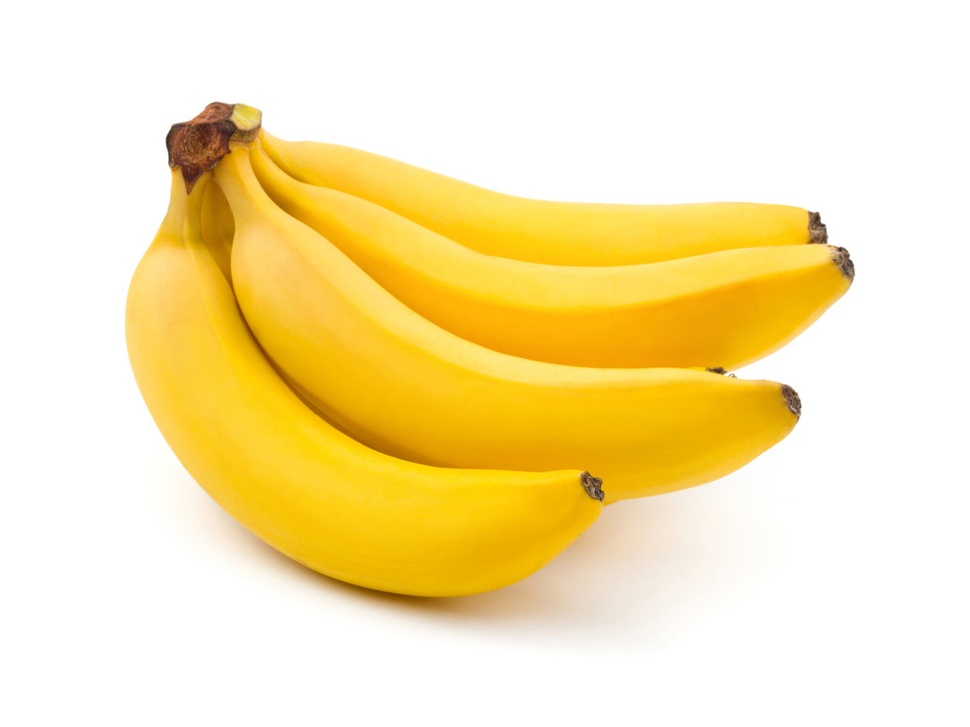
#> input picture imagenProceso/bananos.jpg, 970 x 727 px, shrunk from 1200 x 900 before the run
$ jupyter execute introduccionImagenJupyter.ipynb
#> lines starting #> are read from the running program, lines starting #| are printed output that depends on the picture; after the words box and inside, x2 and y2 are one past the last pixel; in counts of white or black regions, pixels touching at a corner belong together
[cell 1]
import numpy as np
import cv2
import matplotlib.pyplot as plt

[cell 2]
img =cv2.imread('imagenProceso/bananos.jpg')
#> img is the input picture: shape (727, 970, 3); mean B, G, R 178.6, 231.4, 249.4
img2='imagenProceso/bananos.jpg'
img3='https://www.hogarmania.com/archivos/202006/clasificacion-peces-dieta-1280x720x80xX.jpg'
img4=cv2.imread(img3)
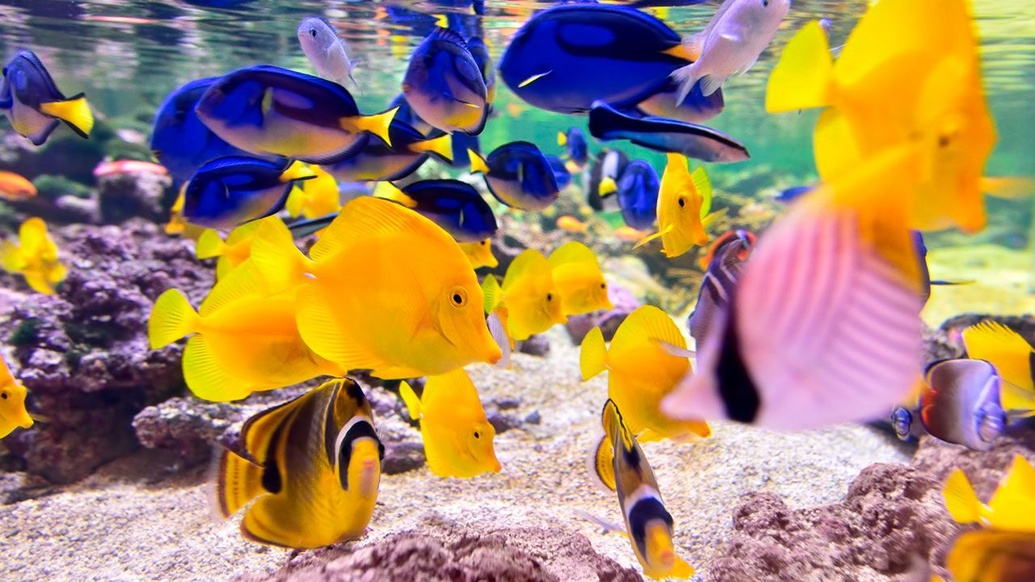
#> input picture imagenProceso/clasificacion-peces-dieta-1280x720x80xX.jpg, 1035 x 582 px, shrunk from 1280 x 720 before the run, found by its file name
#> img4 is the input picture: shape (582, 1035, 3); mean B, G, R 107.2, 136, 164.8
img5 = cv2.imread('imagenProceso/clasificacion-peces-dieta-1280x720x80xX.jpg')

[cell 3]
#solo toma las que allan pasado por cv2
cv2.imshow('banana', img)
cv2.waitKey(0)

[cell 4]
cv2.imshow('banana', img5)
cv2.waitKey(0)

[cell 5]
hvs=cv2.cvtColor(img, cv2.COLOR_BGR2HSV)
#> hvs: shape (727, 970, 3); mean H, S, V 10.2, 75, 249.4
hvs2=cv2.cvtColor(img5, cv2.COLOR_BGR2HSV)
#> hvs2: shape (582, 1035, 3); mean H, S, V 87.5, 135.5, 182.8

I=cv2.cvtColor(img, cv2.COLOR_BGR2GRAY)
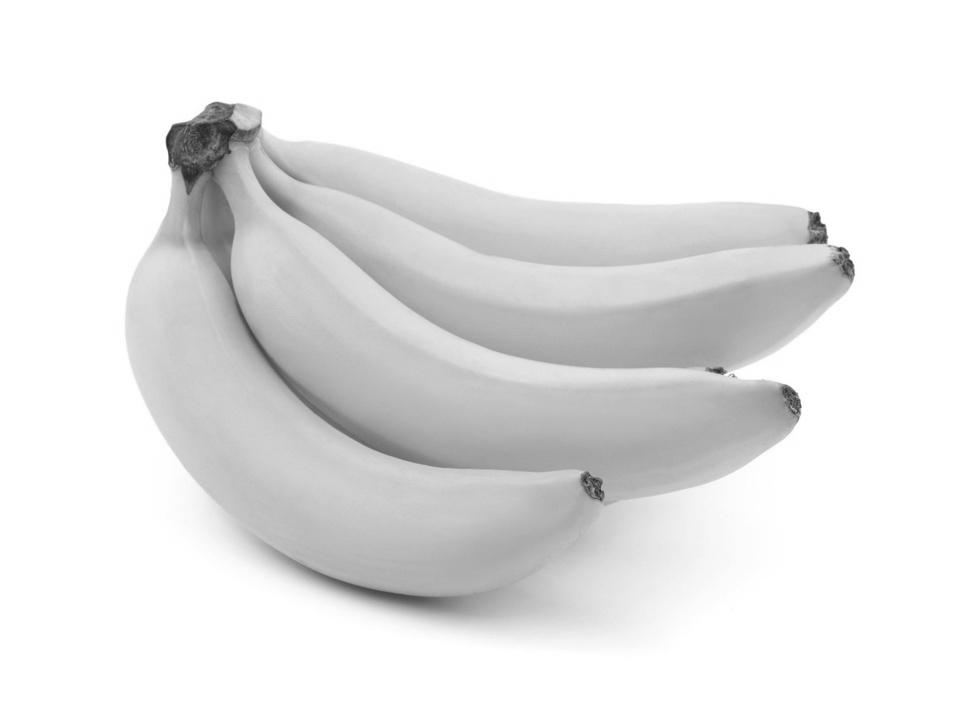
#> I: shape (727, 970); min 30, max 255, mean 230.8
I2=cv2.cvtColor(img5, cv2.COLOR_BGR2GRAY)
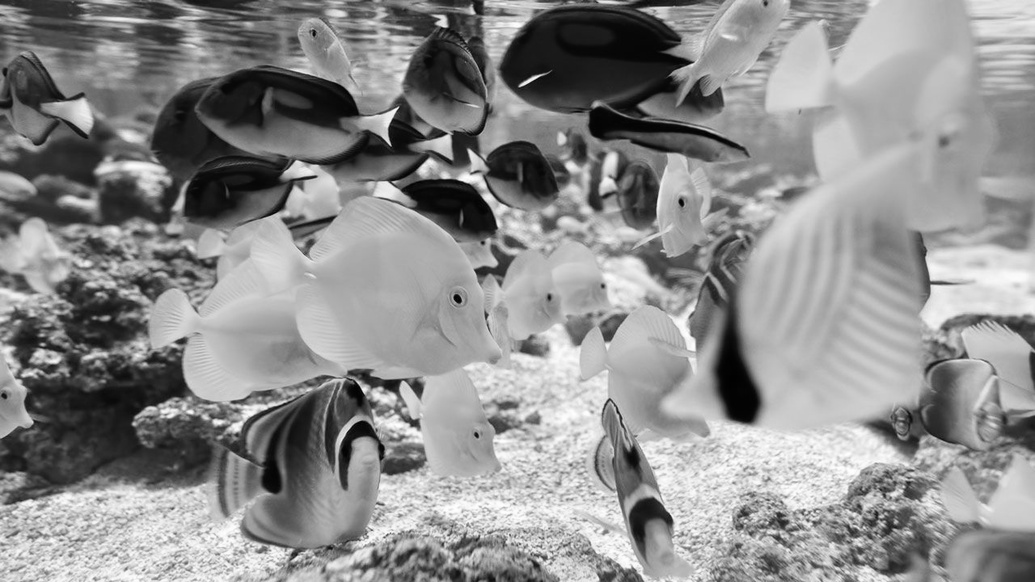
#> I2: shape (582, 1035); min 0, max 255, mean 141.3

[cell 6]
umbral=240
binari= np.uint8((I<umbral)*255)
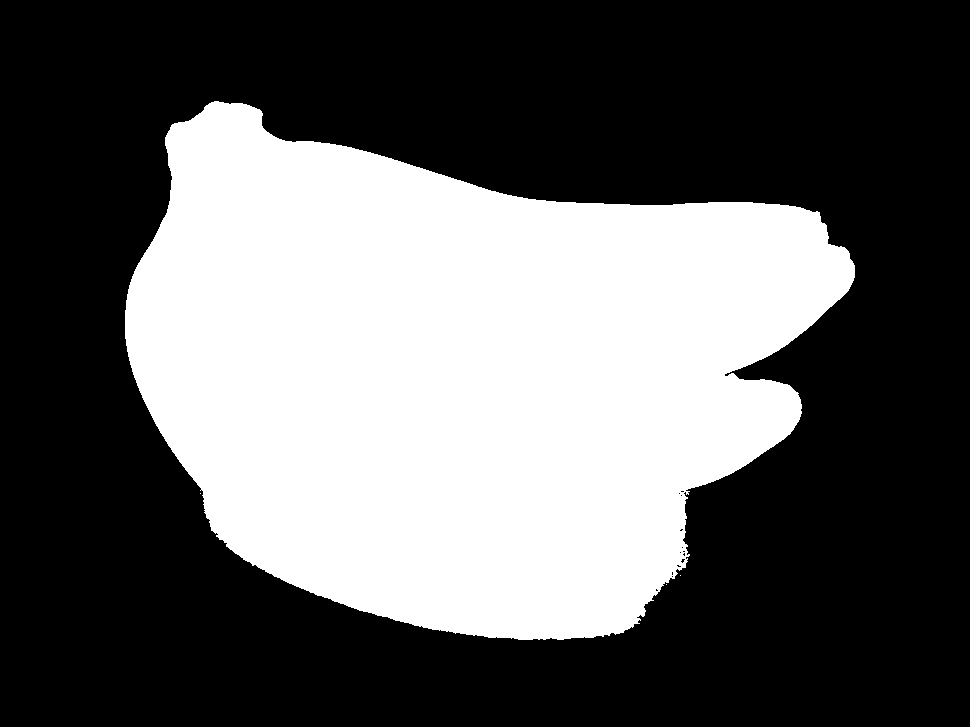
#> binari: shape (727, 970); 37.4% white; 4 white regions (3 under 20 px), largest, box (x1, y1, x2, y2) and area: (125, 101, 855, 640) 263645
binari2= np.uint8((I2<umbral)*255)
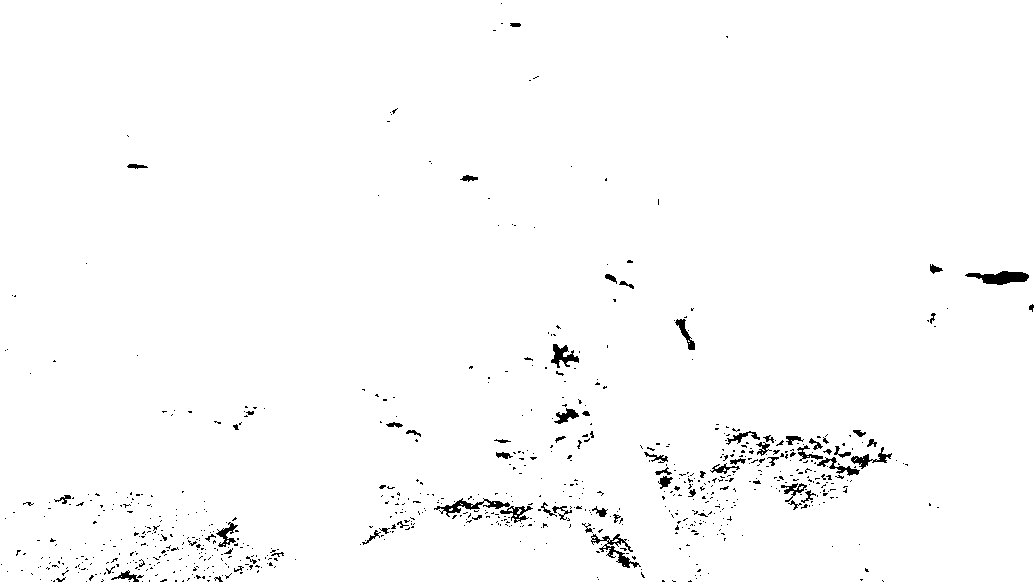
#> binari2: shape (582, 1035); 98.5% white; 766 black regions (696 under 20 px), largest, box (x1, y1, x2, y2) and area: (965, 271, 1029, 285) 538, (591, 534, 641, 568) 444, (434, 498, 510, 517) 409

[cell 7]
dato=I.flatten()
plt.hist(dato,bins=100)
plt.show()
#> figure, not shown here; tallest bar 420368 high, from x = 252.8 to 255

[cell 8]
dato=I2.flatten()
plt.hist(dato,bins=100)
plt.show()
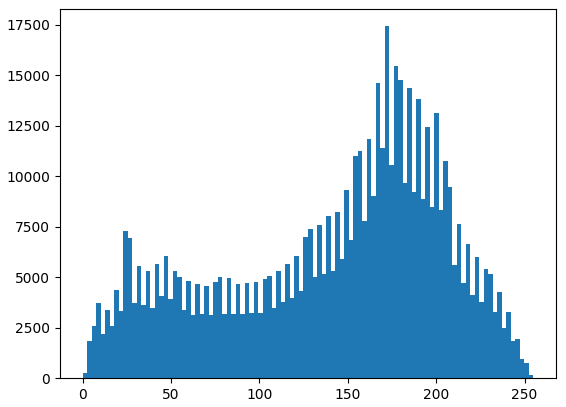
#> figure drawn by matplotlib, 1 panel; tallest bar 17440 high, from x = 170.9 to 173.4

[cell 9]
dato=binari.flatten()
plt.hist(dato,bins=100)
plt.show()
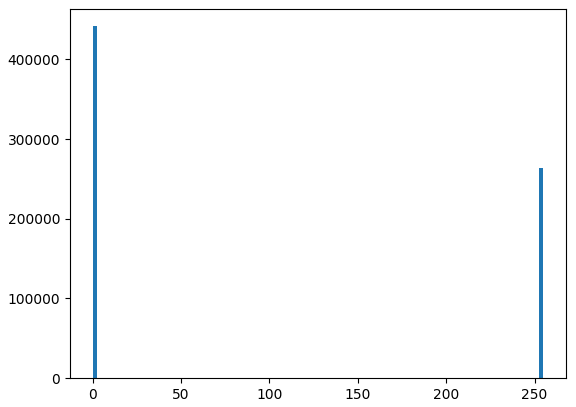
#> figure drawn by matplotlib, 1 panel; tallest bar 441542 high, from x = 0 to 2.55

[cell 10]
dato=binari2.flatten()
plt.hist(dato,bins=100)
plt.show()
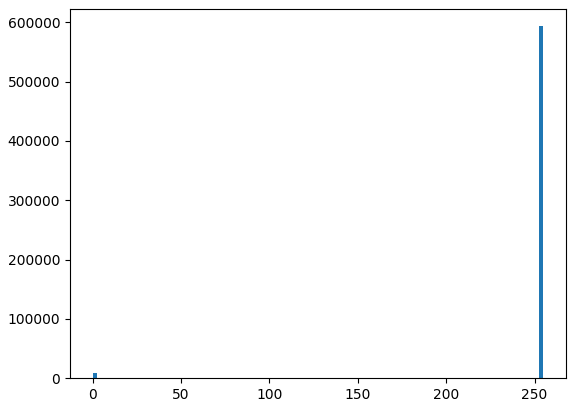
#> figure drawn by matplotlib, 1 panel; tallest bar 593459 high, from x = 252.4 to 255

[cell 11]
rojo=img[:,:,0].flatten()
verde=img[:,:,1].flatten()
azul=img[:,:,2].flatten()
plt.hist(rojo, bins=1000,histtype='stepfilled',color='red')
plt.hist(verde, bins=1000,histtype='stepfilled',color='green')
plt.hist(azul, bins=1000,histtype='stepfilled',color='blue')
plt.show()
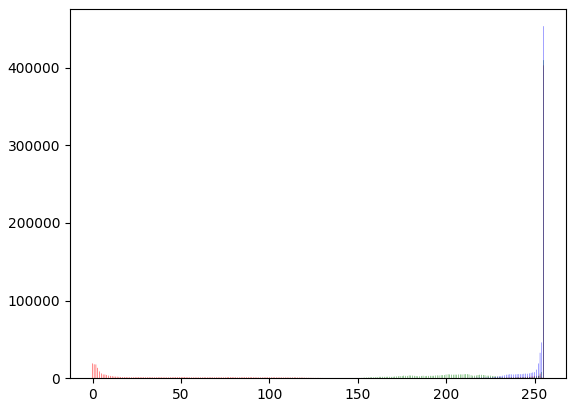
#> figure drawn by matplotlib, 1 panel

[cell 12]
rojo=img5[:,:,0].flatten()
verde=img5[:,:,1].flatten()
azul=img5[:,:,2].flatten()
plt.hist(rojo, bins=1000,histtype='stepfilled',color='red')
plt.hist(verde, bins=1000,histtype='stepfilled',color='green')
plt.hist(azul, bins=1000,histtype='stepfilled',color='blue')
plt.show()
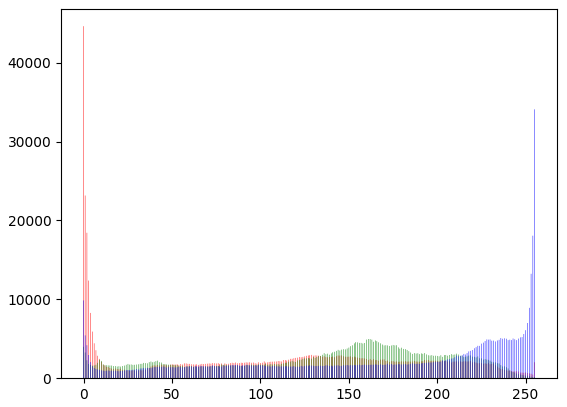
#> figure drawn by matplotlib, 1 panel
